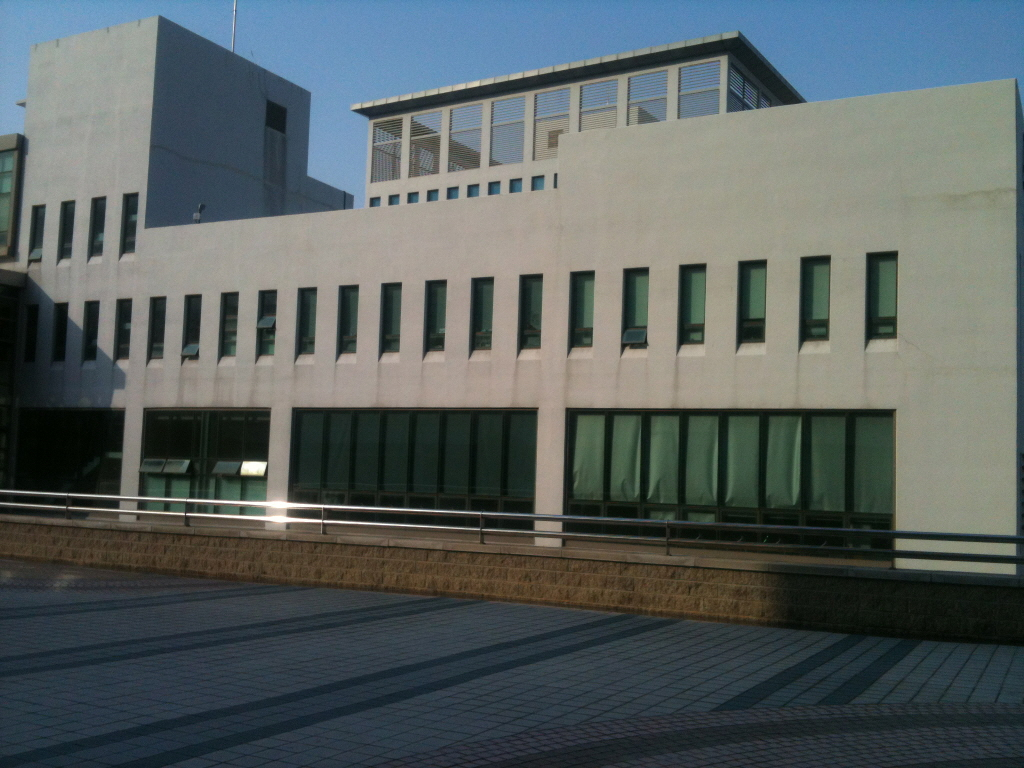
#> input picture dsu7.jpg, 1024 x 768 px
$ jupyter execute --allow-errors chap1413.ipynb
#> lines starting #> are read from the running program, lines starting #| are printed output that depends on the picture; after the words box and inside, x2 and y2 are one past the last pixel; in counts of white or black regions, pixels touching at a corner belong together
# 1.4.13 Hough Line Transform

[cell 1]
import cv2
import numpy as np
from matplotlib import pyplot as plt

[cell 2]
gray = cv2.imread('notebook.png', 0)

[cell 3]
edges = cv2.Canny(gray,50,200,apertureSize=3)

[cell 4]
plt.figure(figsize = (20,40))
#> (the rest of this cell did not finish here and is left out)

[cell 5]
lines = cv2.HoughLines(edges,1,np.pi/180,150)
#> lines = None

#> (a cell that did not finish here is left out)

[cell 7]
img = cv2.imread('notebook.png')
#> (the rest of this cell did not finish here and is left out)

[cell 8]
plt.figure(figsize = (20,40))
#> (the rest of this cell did not finish here and is left out)

[cell 9]
def nothing(x):
    pass

[cell 10]
cv2.namedWindow('image')
cv2.createTrackbar('threshold', 'image', 100, 500, nothing)
cv2.createTrackbar('number', 'image', 1, 100, nothing)
font = cv2.FONT_HERSHEY_SIMPLEX
while(1):
    k = cv2.waitKey(1) & 0xFF
#> (key Esc is pressed here)
    if k == 27:
        break
    threshold = cv2.getTrackbarPos('threshold', 'image')
    number = cv2.getTrackbarPos('number', 'image')
    lines = cv2.HoughLines(edges, 1, np.pi/180, threshold)
    img_rgb = cv2.imread('notebook.png')
    numbers = number
    if(lines.shape[0]<number):
        numbers = lines.shape[0]
    msg = "numbers:"+str(lines.shape[0])
    cv2.putText(img_rgb, msg, (10, 30), font, 0.5, (255,255,255), 1, cv2.LINE_AA)
    for i in range(numbers):
        for rho,theta in lines[i]:
            a = np.cos(theta)
            b = np.sin(theta)
            x0 = a*rho
            y0 = b*rho
            x1 = int(x0 + 1000*(-b))
            y1 = int(y0 + 1000*(a))
            x2 = int(x0 - 1000*(-b))
            y2 = int(y0 - 1000*(a))
            cv2.line(img_rgb,(x1,y1),(x2,y2),(0,0,255),2)
    cv2.imshow('image',img_rgb)
cv2.destroyAllWindows()

## Probabilistic Hough Transform

[cell 11]
gray = cv2.imread('dsu7.jpg', 0)
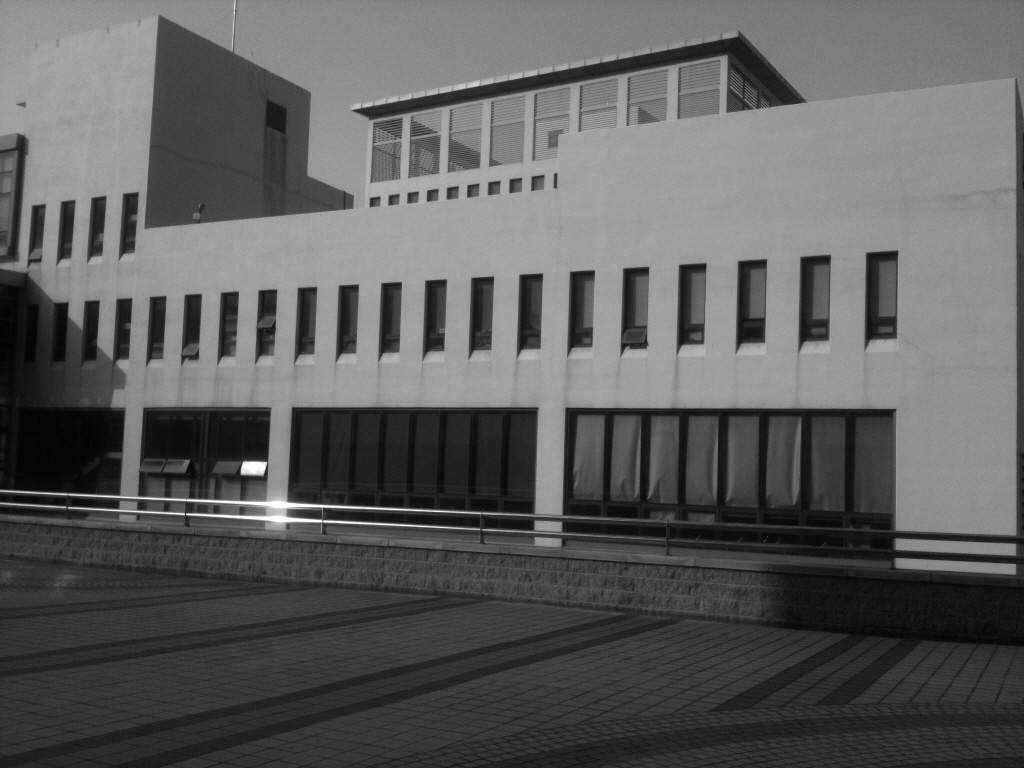
#> gray: shape (768, 1024); min 0, max 255, mean 93.7
edges = cv2.Canny(gray,150,200,apertureSize = 3)
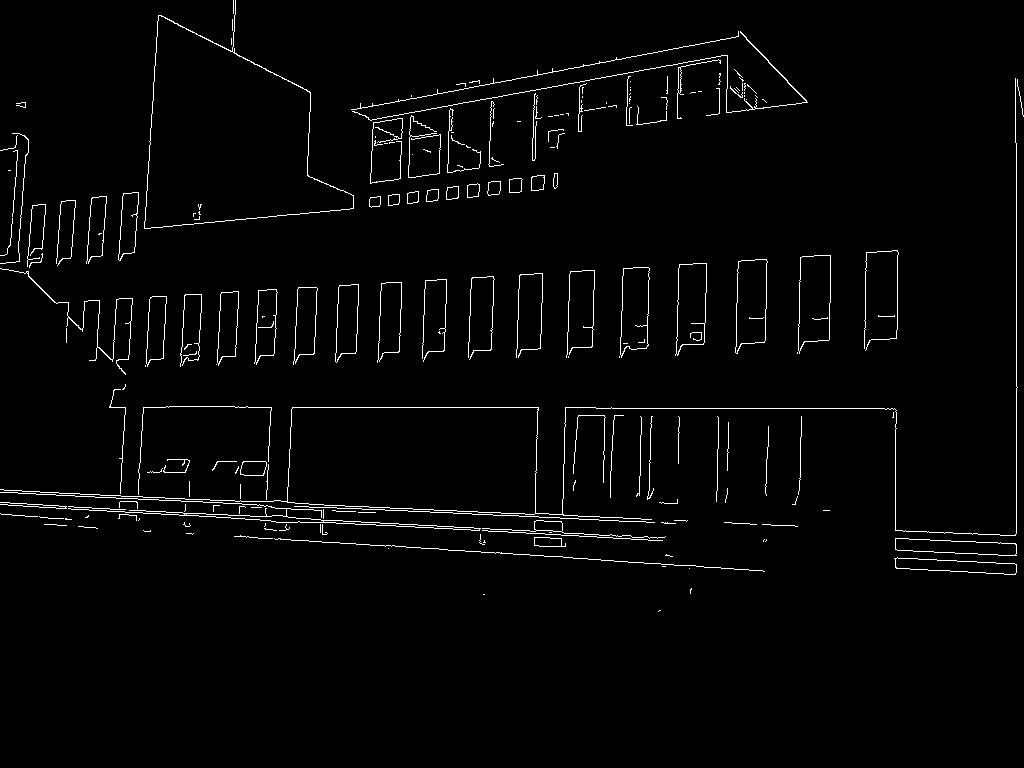
#> edges: shape (768, 1024); 2.1% white in thin lines or dots, all inside (x1, y1, x2, y2) = (0, 0, 1024, 612)

[cell 12]
minLineLength = 50
maxLineGap = 50
lines = cv2.HoughLinesP(edges,1,np.pi/180,threshold = 100,minLineLength=minLineLength,maxLineGap=maxLineGap)
#> lines = 36 rows, first 6: [895, 549, 1012, 555], [8, 505, 244, 518], [1016, 572, 1016, 143], [43, 505, 255, 516], [109, 407, 168, 407], [356, 508, 623, 521]
img = cv2.imread('dsu7.jpg')
#> img is the input picture: shape (768, 1024, 3); mean B, G, R 95.7, 96.2, 88.1

[cell 13]
lines.shape
#> Out = (36, 1, 4)

[cell 14]
for i in range(lines.shape[0]):
    for x1,y1,x2,y2 in lines[i]:
        cv2.line(img,(x1,y1),(x2,y2),(0,255,0),2)
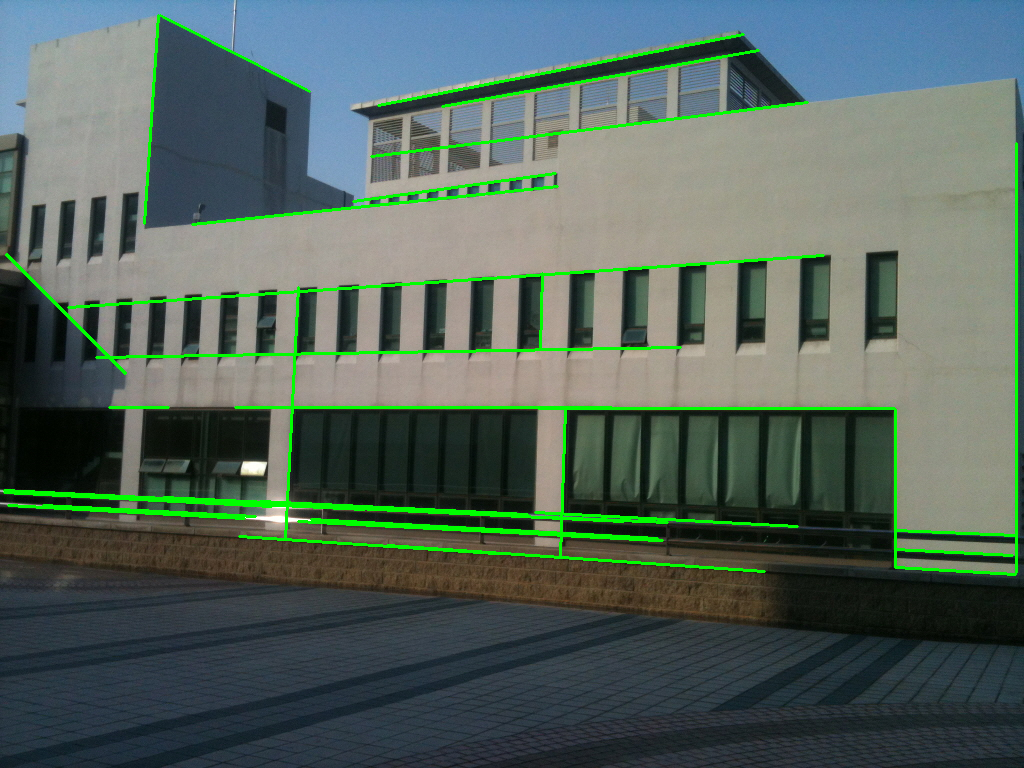
#> img: shape (768, 1024, 3); 3.32% of pixels changed, all inside (x1, y1, x2, y2) = (3, 14, 1018, 576)

[cell 15]
plt.figure(figsize = (30,45))
plt.subplot(1,2,1),plt.imshow(edges,cmap = 'gray')
plt.title('edges'), plt.xticks([]), plt.yticks([])
plt.subplot(1,2,2),plt.imshow(img,cmap = 'gray')
plt.title('img'), plt.xticks([]), plt.yticks([])
plt.show()
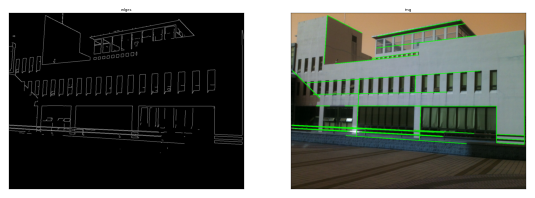
#> figure drawn by matplotlib, 2 panels; B, G, R data is drawn as R, G, B

[cell 16]
cv2.namedWindow('image')
cv2.createTrackbar('minLineLength', 'image', 1, 500, nothing)
cv2.createTrackbar('maxLineGap', 'image', 1, 500, nothing)
cv2.createTrackbar('number', 'image', 1, 500, nothing)
font = cv2.FONT_HERSHEY_SIMPLEX
#> font = 0
while(1):
    k = cv2.waitKey(1) & 0xFF
#> (key Esc is pressed here)
    if k == 27:
        break
    lineLength = cv2.getTrackbarPos('minLineLength', 'image')
    lineGap = cv2.getTrackbarPos('maxLineGap', 'image')
    number = cv2.getTrackbarPos('number', 'image')
    lines = cv2.HoughLinesP(edges,rho = 1,theta = np.pi/180,threshold = 100,minLineLength = lineLength,maxLineGap = lineGap)

    img_rgb = cv2.imread('dsu7.jpg')
    numbers = number
    if(lines.shape[0]<number):
        numbers = lines.shape[0]
    msg = "numbers:"+str(lines.shape[0])+"minLineLength:"+str(lineLength)
    cv2.putText(img_rgb, msg, (10, 30), font, 0.5, (255,255,255), 1, cv2.LINE_AA)
    for i in range(numbers):
        for x1,y1,x2,y2 in lines[i]:
            cv2.line(img_rgb,(x1,y1),(x2,y2),(0,255,0),2)
    cv2.imshow('image',img_rgb)
cv2.destroyAllWindows()

$ run again, with dsu1.jpg copied over dsu7.jpg
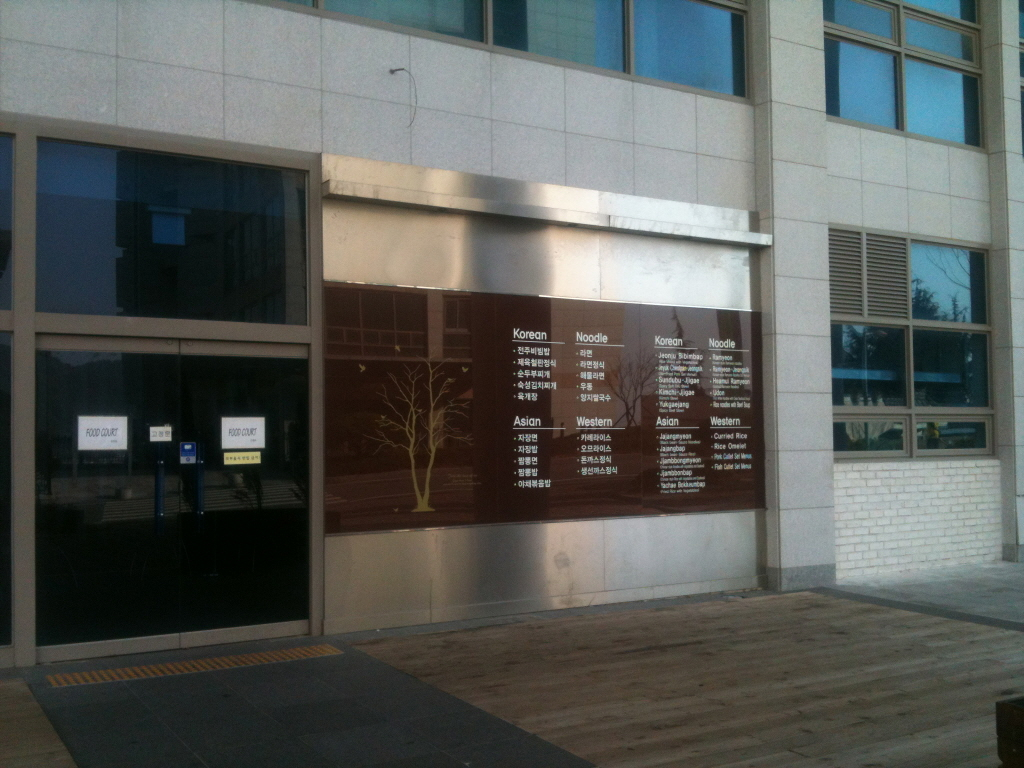
#> input picture dsu1.jpg, 1024 x 768 px
#> `lines = cv2.HoughLines(edges,1,np.pi/180,150)`: lines = None
#> `edges = cv2.Canny(gray,150,200,apertureSize = 3)`:
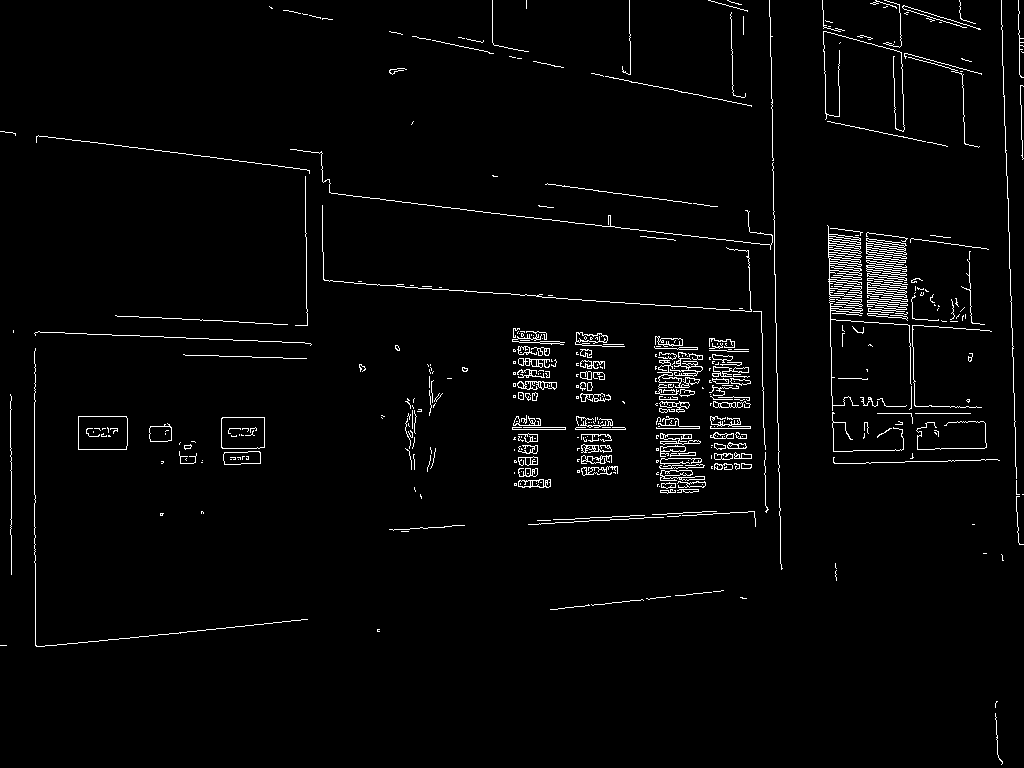
#> edges: shape (768, 1024); 2.5% white in thin lines or dots
#> `lines = cv2.HoughLinesP(edges,1,np.pi/180,threshold = 100,minLineLengt..`: lines = 65 rows, first 6: [770, 17, 779, 515], [306, 280, 761, 312], [305, 189, 664, 233], [1001, 0, 1015, 428], [117, 316, 303, 325], [0, 131, 322, 171]
#> img is the input picture: shape (768, 1024, 3); mean B, G, R 88.3, 91.5, 88.3
#> `plt.show()`:
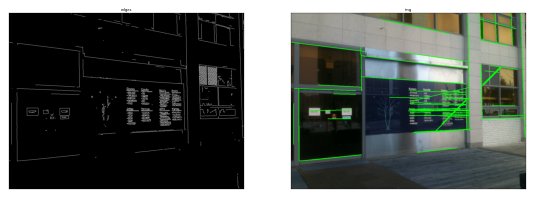
#> figure drawn by matplotlib, 2 panels; B, G, R data is drawn as R, G, B
#> font = 0
